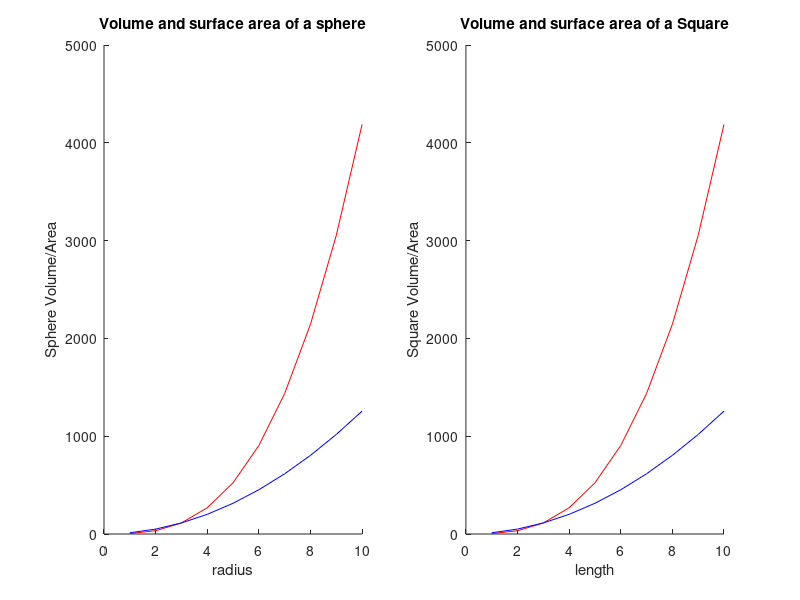

The MATLAB source for this figure:
% name:junpeng gai
% sid :40009896
% section:ELEC342-XL
% date:2023/01/30
radius=(1:10);
%set the variable for spheres and square,
%because they have the same range
VolumeSphere=(4/3)*pi*(radius).^3;
SurfaceSphere=4*pi*(radius).^2;
%plug the variable to the sphere equations
VolumeSquare=(radius).^3;
SurfaceSquare=6*(radius).^2;
%plug the variable to the square equations
subplot(1,2,1);%place it in the first location of 2*2 grid
title('Volume and surface area of a sphere')%set the tittle
xlabel('radius')%set label for x
ylabel('Sphere Volume/Area')%set label for y
hold on; %hold on so we can plot all the plots in the same window
plot(radius,VolumeSphere,'red')%plot and set color to red.
plot(radius,SurfaceSphere,'blue')%plot and set color to blue.
hold off;
subplot(1,2,2); 
hold on;%hold on for next plot
title('Volume and surface area of a Square')
xlabel('length')%set label for x
ylabel('Square Volume/Area')%set label for y
plot(radius,VolumeSphere,'red')%plot and set color to red.
plot(radius,SurfaceSphere,'blue')%plot and set color to blue.
hold off; %all plots are done.